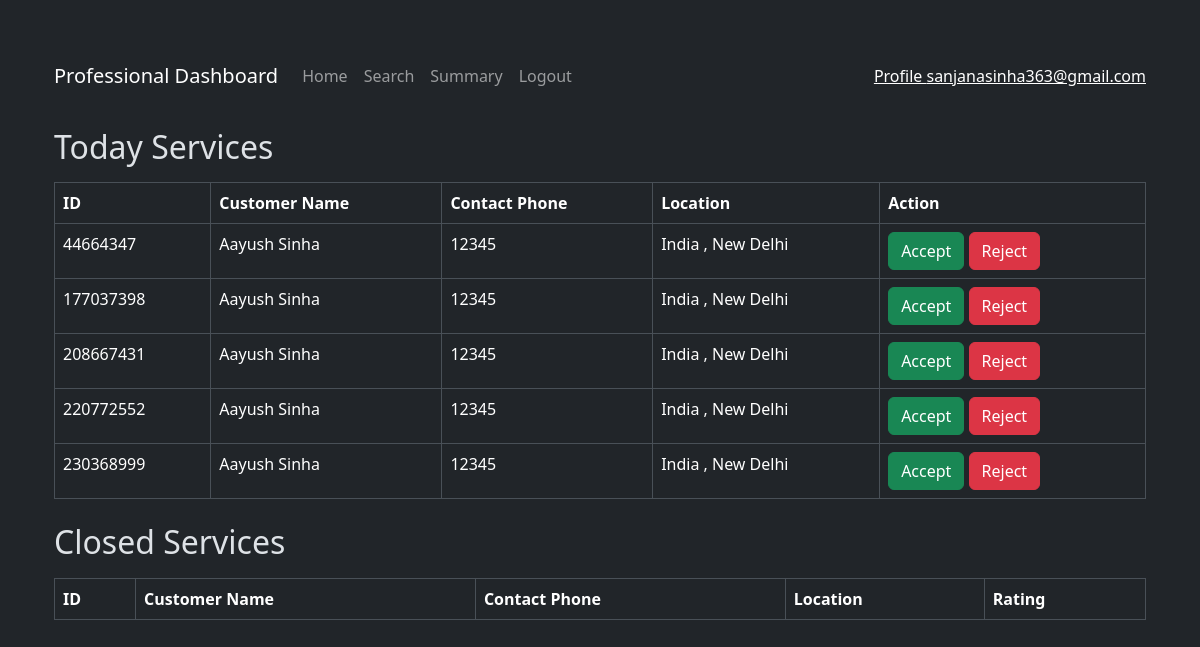
The page /professional_dashboard (signed in) on the database as committed earlier.
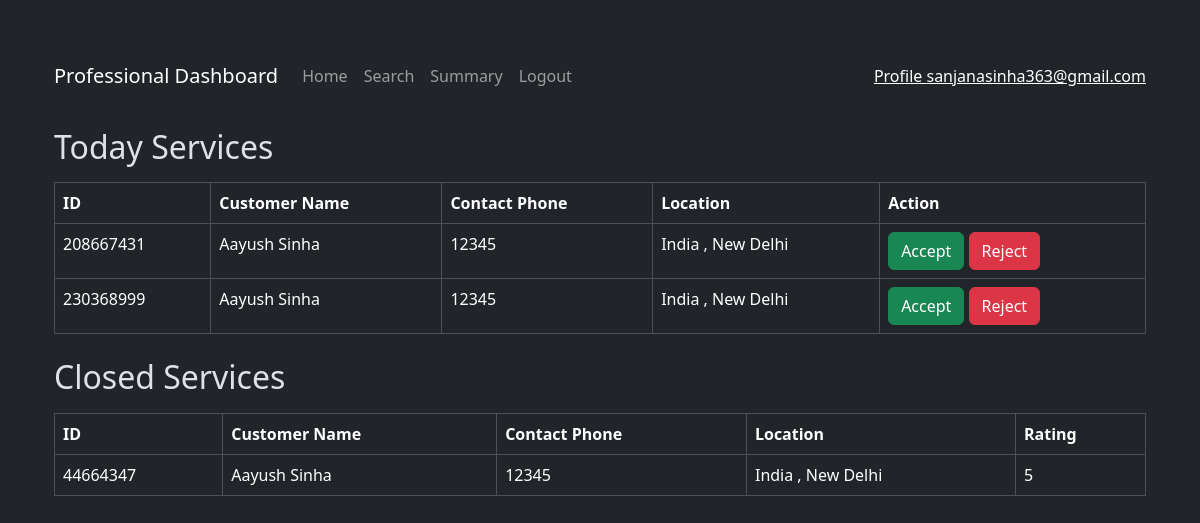
The same page on the database as committed later.
### models.py (models this page shows)
class User(db.Model):
    __tablename__ = "user"
    id = db.Column(db.Integer, primary_key=True)
    username = db.Column(db.String(80), unique=True, nullable=False)
    passhash = db.Column(db.String(80), nullable=False)
    name = db.Column(db.String(80), nullable=False)
    role = db.Column(db.String(20), nullable=False)
    professional = db.relationship('Professional', backref='user', lazy=True)
    customer = db.relationship('Customer', backref='user', lazy=True)

class ServiceRequest(db.Model):
    __tablename__ = 'service_request'
    id = db.Column(db.Integer, primary_key=True)
    customer_id = db.Column(db.Integer, db.ForeignKey('customer.id'), nullable=False)  # Reference to Customer
    professional_id = db.Column(db.Integer, db.ForeignKey('professional.id'), nullable=True)  # Reference to Professional
    service_id = db.Column(db.Integer, db.ForeignKey('service.id'), nullable=False)
    date_of_request = db.Column(db.DateTime, default=datetime.utcnow, nullable=False)
    date_of_completion = db.Column(db.DateTime, nullable=True)
    status = db.Column(db.String(20), default='requested', nullable=False)
    rating = db.Column(db.Integer, nullable=True)
    remarks = db.Column(db.Text, nullable=True)
    customer = db.relationship('Customer', back_populates='service_requests')
    service = db.relationship('Service', back_populates='service_requests')
    professional = db.relationship('Professional', back_populates='service_requests')
    review = db.relationship('Review', back_populates='service_request', lazy=True)

class Customer(db.Model):
    __tablename__ = 'customer'
    id = db.Column(db.Integer, db.ForeignKey('user.id'), primary_key=True)
    address = db.Column(db.Text, nullable=False)
    pincode = db.Column(db.String(6), nullable=False)
    contact = db.Column(db.String(10), nullable=False)
    service_requests = db.relationship('ServiceRequest', back_populates='customer', lazy=True)

### app.py (the view)
@app.route('/professional_dashboard')
def professional_dashboard():
    user_id = session['user_id']
    professional = Professional.query.get(user_id)
    user = User.query.get(user_id)
    service = Service.query.all()
    today_services = ServiceRequest.query.filter_by(service_id=professional.service_id).filter_by(status='requested').all()
    closed_services = ServiceRequest.query.filter_by(service_id=professional.service_id).filter_by(status='closed').all()
    print(today_services, 'today_services')
    print(professional.address,service)
    return render_template('professional_dashboard.html',today_services=today_services, closed_services=closed_services,professional=professional, service=service,user=user)

### templates/professional_dashboard.html (shortened to what this page needs)
{% extends "layout.html" %}  {% block content %}
<div class="container mt-5">
  <nav class="navbar navbar-expand-lg navbar-dark bg-dark">
    <a class="navbar-brand" href="#">Professional Dashboard</a>
    <div class="collapse navbar-collapse">
      <ul class="navbar-nav mr-auto">
        <li class="nav-item">
          <a class="nav-link" href="">Home</a>
        </li>
        <li class="nav-item">
          <a class="nav-link" href="">Search</a>
        </li>
        <li class="nav-item">
          <a class="nav-link" href="">Summary</a>
        </li>
        <li class="nav-item">
          <a class="nav-link" href="">Logout</a>
        </li>
      </ul>
    </div>
    <span class="navbar-text">
      <a href="">Profile {{ user.username }}</a>
    </span>
  </nav>
  <h2 class="mt-4">Today Services</h2>
  <table class="table table-bordered mt-3">
    <thead>
      <tr>
        <th>ID</th>
        <th>Customer Name</th>
        <th>Contact Phone</th>
        <th>Location</th>
        <th>Action</th>
      </tr>
    </thead>
    <tbody>
      {% for service_request in today_services %}
      <tr>
        <td>{{ service_request.id }}</td>
        <td>{{ service_request.customer.user.name }}</td>
        <td>{{ service_request.customer.contact }}</td>
        <td>{{ service_request.customer.address }}</td>
        <td>
          <a
            href="{{ url_for('accept_service', service_id=service_request.id) }}"
            class="btn btn-success"
            >Accept</a
          >
          <a
            href="{{ url_for('reject_service', service_id=service_request.id) }}"
            class="btn btn-danger"
            >Reject</a
          >
        </td>
      </tr>
      {% endfor %}
    </tbody>
  </table>
  <h2 class="mt-4">Closed Services</h2>
  <table class="table table-bordered mt-3">
    <thead>
      <tr>
        <th>ID</th>
        <th>Customer Name</th>
        <th>Contact Phone</th>
        <th>Location</th>
        <th>Rating</th>
      </tr>
    </thead>
    <tbody>
      {% for service_request in closed_services %}
      <tr>
        <td>{{ service_request.id }}</td>
        <td>{{ service_request.customer.user.name }}</td>
        <td>{{ service_request.customer.contact }}</td>
        <td>{{ service_request.customer.address }}</td>
        <td>{{ service_request.rating }}</td>
      </tr>
      {% endfor %}
    </tbody>
  </table>
</div>
{% endblock %}

### templates/layout.html (shortened to what this page needs)
<!DOCTYPE html>
<html lang="en">
  <head>
    <link
      href="https://cdn.jsdelivr.net/npm/bootstrap@5.3.3/dist/css/bootstrap.min.css"
      rel="stylesheet"
    />
  </head>
  <body data-bs-theme="dark">
    <div class="container mt-4">
      {% block content %} {% endblock %}
    </div>
  </body>
</html>

Rows that differ between the two databases and show on the page:
no longer on this page (row edited): ServiceRequest: id "177037398", customer.user.name "Aayush Sinha", customer.contact "12345", customer.address "India , New Delhi", shown under "Today Services"
no longer on this page (row edited): ServiceRequest: id "220772552", customer.user.name "Aayush Sinha", customer.contact "12345", customer.address "India , New Delhi", shown under "Today Services"
changed ServiceRequest id 44664347: moves from the list under "Today Services" to the list under "Closed Services"
